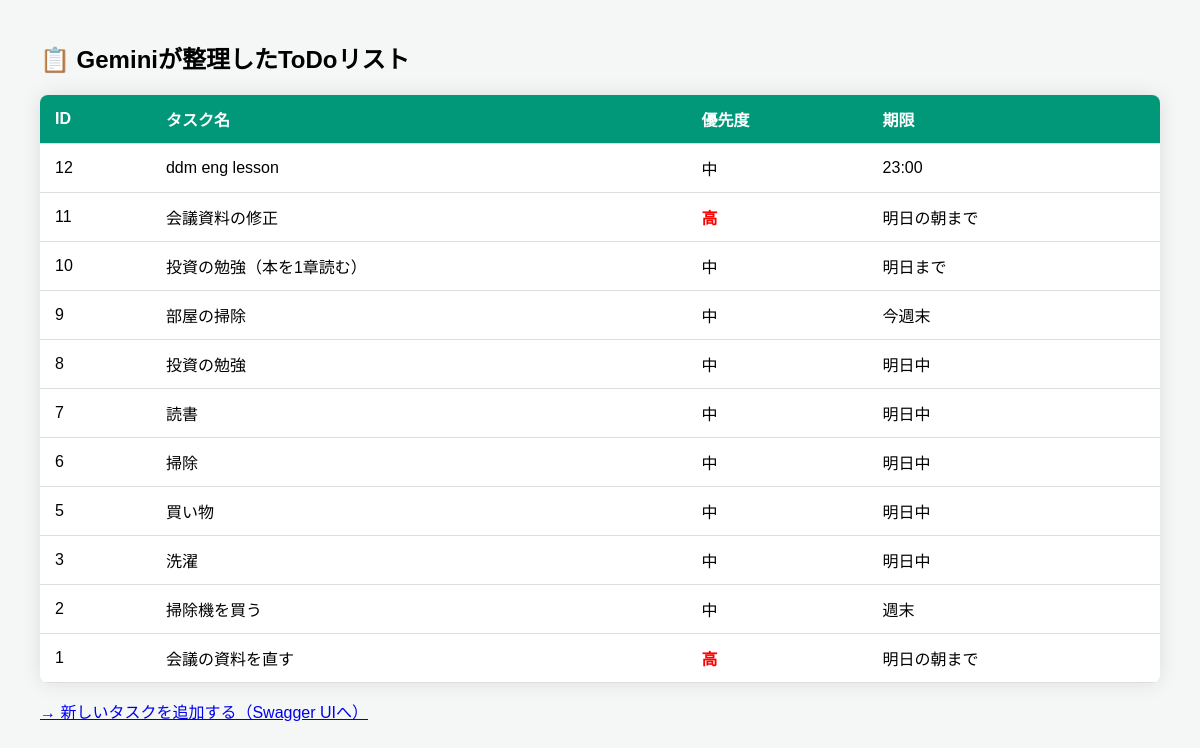
Page /list on the committed database.
### tables this page shows
CREATE TABLE todos
                   (
                       id
                       INTEGER
                       PRIMARY
                       KEY
                       AUTOINCREMENT,
                       task
                       TEXT,
                       priority
                       TEXT,
                       deadline
                       TEXT
                   );

### main.py (the view)
@app.get("/list", response_class=HTMLResponse)
async def fet_list_view(request: Request):
    conn = sqlite3.connect(DB_FILE)
    conn.row_factory = sqlite3.Row
    cursor = conn.cursor()
    cursor.execute("SELECT * FROM todos ORDER BY id DESC")
    rows = cursor.fetchall()
    conn.close()
    return templates.TemplateResponse("index.html", {"request": request, "todos": rows})

### templates/index.html (shortened to what this page needs)
<!DOCTYPE html>
<html>
<head>
</head>
<body>
    <h2>📋 Geminiが整理したToDoリスト</h2>
    <table>
        <thead>
            <tr>
                <th>ID</th>
                <th>タスク名</th>
                <th>優先度</th>
                <th>期限</th>
            </tr>
        </thead>
        <tbody>
            {% for todo in todos %}
            <tr>
                <td>{{ todo.id }}</td>
                <td>{{ todo.task }}</td>
                <td class="priority-{{ todo.priority }}">{{ todo.priority }}</td>
                <td>{{ todo.deadline }}</td>
            </tr>
            {% endfor %}
        </tbody>
    </table>
    <p><a href="/docs">→ 新しいタスクを追加する（Swagger UIへ）</a></p>
</body>
</html>

### templates/index.html (style rules this page uses)
body { font-family: sans-serif; margin: 40px; background: #f4f7f6; }
table { width: 100%; border-collapse: collapse; background: white; border-radius: 8px; overflow: hidden; box-shadow: 0 0 20px rgba(0,0,0,0.1); }
th, td { padding: 12px 15px; border-bottom: 1px solid #ddd; text-align: left; }
th { background-color: #009879; color: white; }
.priority-高 { color: red; font-weight: bold; }

### rows in the picture
todos: id "12", task "ddm eng lesson", priority "中", deadline "23:00"
todos: id "11", task "会議資料の修正", priority "高", deadline "明日の朝まで"
todos: id "10", task "投資の勉強（本を1章読む）", priority "中", deadline "明日まで"
todos: id "9", task "部屋の掃除", priority "中", deadline "今週末"
todos: id "8", task "投資の勉強", priority "中", deadline "明日中"
todos: id "7", task "読書", priority "中", deadline "明日中"
todos: id "6", task "掃除", priority "中", deadline "明日中"
todos: id "5", task "買い物", priority "中", deadline "明日中"
todos: id "3", task "洗濯", priority "中", deadline "明日中"
todos: id "2", task "掃除機を買う", priority "中", deadline "週末"
todos: id "1", task "会議の資料を直す", priority "高", deadline "明日の朝まで"
